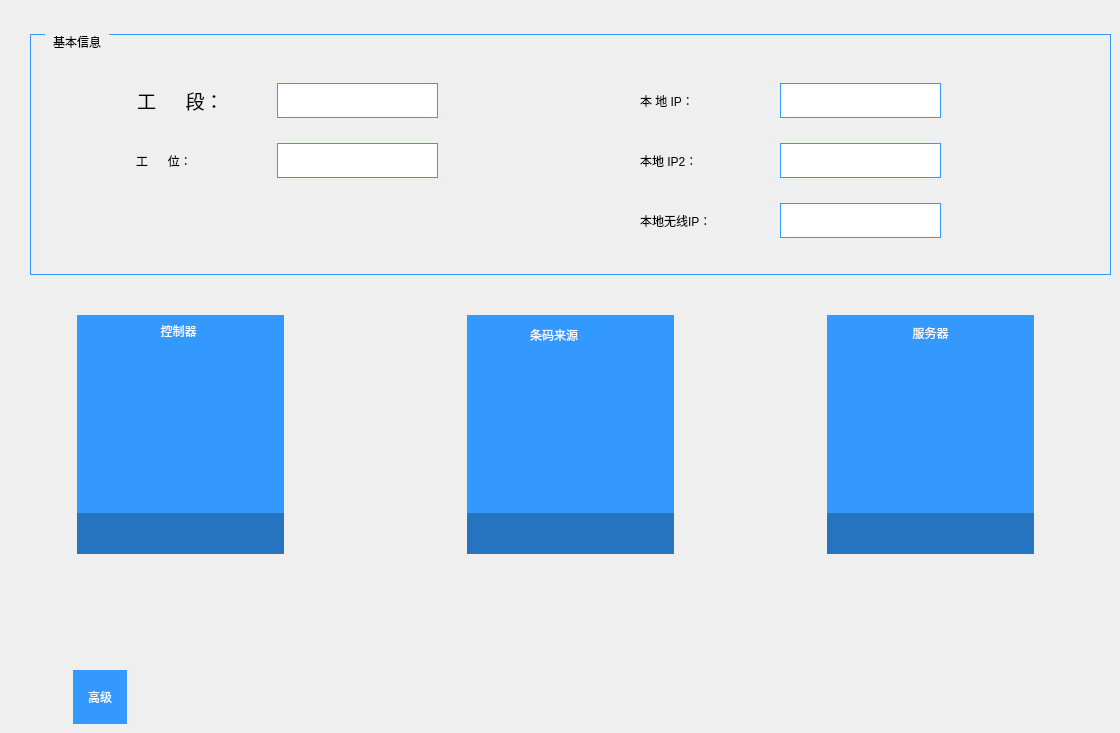
      <widget class="QWidget" name="page_21">
       <widget class="QPushButton" name="pushButton_62">
        <property name="geometry">
         <rect>
          <x>73</x>
          <y>670</y>
          <width>54</width>
          <height>54</height>
         </rect>
        </property>
        <property name="focusPolicy">
         <enum>Qt::NoFocus</enum>
        </property>
        <property name="contextMenuPolicy">
         <enum>Qt::NoContextMenu</enum>
        </property>
        <property name="styleSheet">
         <string notr="true">QPushButton{
   font: 14pt &quot;黑体&quot;;
   color: rgb(248, 248, 255);
   border-style:solid;
   background-color: rgb(51, 153, 255);
}
QPushButton:pressed{
	Qt::ToolButtonTextUnderIcon
}</string>
        </property>
        <property name="text">
         <string>高级</string>
        </property>
        <property name="flat">
         <bool>true</bool>
        </property>
       </widget>
       <widget class="QPushButton" name="pushButton_63">
        <property name="geometry">
         <rect>
          <x>920</x>
          <y>670</y>
          <width>54</width>
          <height>54</height>
         </rect>
        </property>
        <property name="focusPolicy">
         <enum>Qt::NoFocus</enum>
        </property>
        <property name="styleSheet">
         <string notr="true">border-image: url(:/LCD_CS351/LCD_CS351/logo/cancel.bmp);
font: 18pt &quot;黑体&quot;;
color: rgb(248, 248, 255);</string>
        </property>
        <property name="text">
         <string/>
        </property>
        <property name="flat">
         <bool>true</bool>
        </property>
       </widget>
       <widget class="QPushButton" name="pushButton_64">
        <property name="geometry">
         <rect>
          <x>1030</x>
          <y>670</y>
          <width>54</width>
          <height>54</height>
         </rect>
        </property>
        <property name="focusPolicy">
         <enum>Qt::NoFocus</enum>
        </property>
        <property name="styleSheet">
         <string notr="true">border-image: url(:/LCD_CS351/LCD_CS351/logo/saves.bmp);</string>
        </property>
        <property name="text">
         <string/>
        </property>
        <property name="flat">
         <bool>true</bool>
        </property>
       </widget>
       <widget class="QPushButton" name="pushButton_61">
        <property name="geometry">
         <rect>
          <x>827</x>
          <y>315</y>
          <width>207</width>
          <height>198</height>
         </rect>
        </property>
        <property name="focusPolicy">
         <enum>Qt::NoFocus</enum>
        </property>
        <property name="styleSheet">
         <string notr="true">border-style: solid;
background-color: rgb(51,153,255);</string>
        </property>
        <property name="text">
         <string/>
        </property>
        <property name="flat">
         <bool>true</bool>
        </property>
       </widget>
       <widget class="QPushButton" name="pushButton_59">
        <property name="geometry">
         <rect>
          <x>77</x>
          <y>315</y>
          <width>207</width>
          <height>198</height>
         </rect>
        </property>
        <property name="focusPolicy">
         <enum>Qt::NoFocus</enum>
        </property>
        <property name="styleSheet">
         <string notr="true">border-style: solid;
background-color: rgb(51,153,255);</string>
        </property>
        <property name="text">
         <string/>
        </property>
        <property name="flat">
         <bool>true</bool>
        </property>
       </widget>
       <widget class="QLabel" name="label_97">
        <property name="geometry">
         <rect>
          <x>77</x>
          <y>513</y>
          <width>207</width>
          <height>41</height>
         </rect>
        </property>
        <property name="styleSheet">
         <string notr="true">background-color: rgb(38, 115, 191);
color: rgb(248, 248, 255);
font: 14pt &quot;Sans Serif&quot;;</string>
        </property>
        <property name="text">
         <string/>
        </property>
       </widget>
       <widget class="QLabel" name="label_154">
        <property name="geometry">
         <rect>
          <x>827</x>
          <y>513</y>
          <width>207</width>
          <height>41</height>
         </rect>
        </property>
        <property name="styleSheet">
         <string notr="true">background-color: rgb(38, 115, 191);
color: rgb(248, 248, 255);
font: 14pt &quot;Sans Serif&quot;;</string>
        </property>
        <property name="text">
         <string/>
        </property>
       </widget>
       <widget class="QLabel" name="label_144">
        <property name="geometry">
         <rect>
          <x>865</x>
          <y>350</y>
          <width>131</width>
          <height>161</height>
         </rect>
        </property>
        <property name="styleSheet">
         <string notr="true">border-image: url(:/LCD_CS351/LCD_CS351/logo/Server.png);
background:transparent;</string>
        </property>
        <property name="text">
         <string/>
        </property>
       </widget>
       <widget class="QLabel" name="label_167">
        <property name="geometry">
         <rect>
          <x>890</x>
          <y>323</y>
          <width>81</width>
          <height>20</height>
         </rect>
        </property>
        <property name="styleSheet">
         <string notr="true">background:transparent;
color: rgb(248, 248, 255);
font: 14pt &quot;黑体&quot;;</string>
        </property>
        <property name="text">
         <string>服务器</string>
        </property>
        <property name="alignment">
         <set>Qt::AlignCenter</set>
        </property>
       </widget>
       <widget class="QLabel" name="label_171">
        <property name="geometry">
         <rect>
          <x>138</x>
          <y>321</y>
          <width>81</width>
          <height>20</height>
         </rect>
        </property>
        <property name="styleSheet">
         <string notr="true">background:transparent;
color: rgb(248, 248, 255);
font: 14pt &quot;黑体&quot;;</string>
        </property>
        <property name="text">
         <string>控制器</string>
        </property>
        <property name="alignment">
         <set>Qt::AlignCenter</set>
        </property>
       </widget>
       <widget class="QLabel" name="label_172">
        <property name="geometry">
         <rect>
          <x>113</x>
          <y>348</y>
          <width>131</width>
          <height>161</height>
         </rect>
        </property>
        <property name="styleSheet">
         <string notr="true">border-image: url(:/LCD_CS351/LCD_CS351/logo/Controller.png);
background:transparent;</string>
        </property>
        <property name="text">
         <string/>
        </property>
       </widget>
       <widget class="QLabel" name="label_142">
        <property name="geometry">
         <rect>
          <x>494</x>
          <y>369</y>
          <width>151</width>
          <height>121</height>
         </rect>
        </property>
        <property name="styleSheet">
         <string notr="true">border-image: url(:/LCD_CS351/LCD_CS351/logo/Barcode.png);
background:transparent;</string>
        </property>
        <property name="text">
         <string/>
        </property>
       </widget>
       <widget class="QLabel" name="label_143">
        <property name="geometry">
         <rect>
          <x>530</x>
          <y>325</y>
          <width>81</width>
          <height>20</height>
         </rect>
        </property>
        <property name="styleSheet">
         <string notr="true">background:transparent;
color: rgb(248, 248, 255);
font: 14pt &quot;黑体&quot;;</string>
        </property>
        <property name="text">
         <string>条码来源</string>
        </property>
       </widget>
       <widget class="QPushButton" name="pushButton_65">
        <property name="geometry">
         <rect>
          <x>467</x>
          <y>315</y>
          <width>207</width>
          <height>198</height>
         </rect>
        </property>
        <property name="focusPolicy">
         <enum>Qt::NoFocus</enum>
        </property>
        <property name="styleSheet">
         <string notr="true">border-style: solid;
background-color: rgb(51,153,255);</string>
        </property>
        <property name="text">
         <string/>
        </property>
        <property name="flat">
         <bool>true</bool>
        </property>
       </widget>
       <widget class="QLabel" name="label_153">
        <property name="geometry">
         <rect>
          <x>467</x>
          <y>513</y>
          <width>207</width>
          <height>41</height>
         </rect>
        </property>
        <property name="styleSheet">
         <string notr="true">background-color: rgb(38, 115, 191);
color: rgb(248, 248, 255);
font: 14pt &quot;Sans Serif&quot;;</string>
        </property>
        <property name="text">
         <string/>
        </property>
       </widget>
       <widget class="QGroupBox" name="groupBox_8">
        <property name="geometry">
         <rect>
          <x>30</x>
          <y>34</y>
          <width>1081</width>
          <height>241</height>
         </rect>
        </property>
        <property name="styleSheet">
         <string notr="true">QGroupBox {
    font: 14pt &quot;黑体&quot;;
    margin-top: 1ex;
    border-width:0.5px;  
    border-style:solid;
    border-color: rgb(51, 153, 255);  
}

QGroupBox::title {
    subcontrol-origin: margin;
    subcontrol-position: top left;
    left:15px;      
    margin-left: 5px;
    margin-right: 5px;
    padding:1px;
}</string>
        </property>
        <property name="title">
         <string>基本信息</string>
        </property>
        <property name="flat">
         <bool>false</bool>
        </property>
        <widget class="QLineEdit" name="lineEdit_staid">
         <property name="geometry">
          <rect>
           <x>247</x>
           <y>109</y>
           <width>161</width>
           <height>35</height>
          </rect>
         </property>
         <property name="font">
          <font>
           <family>Arial</family>
           <pointsize>14</pointsize>
           <weight>50</weight>
           <italic>false</italic>
           <bold>false</bold>
          </font>
         </property>
         <property name="focusPolicy">
          <enum>Qt::ClickFocus</enum>
         </property>
         <property name="autoFillBackground">
          <bool>false</bool>
         </property>
         <property name="styleSheet">
          <string notr="true">font: 14pt &quot;Arial&quot;;
border-width:1px; 
border-style:solid; 
border-color:rgb(51, 153, 255); 
margin-top: 0ex;</string>
         </property>
        </widget>
        <widget class="QLineEdit" name="lineEdit_localip">
         <property name="geometry">
          <rect>
           <x>750</x>
           <y>49</y>
           <width>161</width>
           <height>35</height>
          </rect>
         </property>
         <property name="font">
          <font>
           <family>Arial</family>
           <pointsize>14</pointsize>
           <weight>50</weight>
           <italic>false</italic>
           <bold>false</bold>
          </font>
         </property>
         <property name="focusPolicy">
          <enum>Qt::ClickFocus</enum>
         </property>
         <property name="autoFillBackground">
          <bool>false</bool>
         </property>
         <property name="styleSheet">
          <string notr="true">font: 14pt &quot;Arial&quot;;
border-width:1px; 
border-style:solid; 
border-color:rgb(51, 153, 255); 
margin-top: 0ex;</string>
         </property>
         <property name="text">
          <string/>
         </property>
        </widget>
        <widget class="QLabel" name="label_44">
         <property name="geometry">
          <rect>
           <x>107</x>
           <y>49</y>
           <width>120</width>
           <height>35</height>
          </rect>
         </property>
         <property name="font">
          <font>
           <family>黑体</family>
           <pointsize>14</pointsize>
           <weight>50</weight>
           <italic>false</italic>
           <bold>false</bold>
          </font>
         </property>
         <property name="styleSheet">
          <string notr="true">font: 14pt &quot;黑体&quot;;</string>
         </property>
         <property name="text">
          <string>工      段：</string>
         </property>
        </widget>
        <widget class="QLineEdit" name="lineEdit_staname">
         <property name="geometry">
          <rect>
           <x>247</x>
           <y>49</y>
           <width>161</width>
           <height>35</height>
          </rect>
         </property>
         <property name="font">
          <font>
           <family>黑体</family>
           <pointsize>14</pointsize>
           <weight>50</weight>
           <italic>false</italic>
           <bold>false</bold>
          </font>
         </property>
         <property name="focusPolicy">
          <enum>Qt::ClickFocus</enum>
         </property>
         <property name="autoFillBackground">
          <bool>false</bool>
         </property>
         <property name="styleSheet">
          <string notr="true">font: 14pt &quot;黑体&quot;;
border-width:1px; 
border-style:solid; 
border-color:rgb(51, 153, 255); 
margin-top: 0ex;</string>
         </property>
        </widget>
        <widget class="QLabel" name="label_46">
         <property name="geometry">
          <rect>
           <x>106</x>
           <y>109</y>
           <width>120</width>
           <height>35</height>
          </rect>
         </property>
         <property name="styleSheet">
          <string notr="true">font: 14pt &quot;黑体&quot;;</string>
         </property>
         <property name="text">
          <string>工      位：</string>
         </property>
        </widget>
        <widget class="QLabel" name="label_47">
         <property name="geometry">
          <rect>
           <x>610</x>
           <y>49</y>
           <width>120</width>
           <height>35</height>
          </rect>
         </property>
         <property name="styleSheet">
          <string notr="true">font: 14pt &quot;黑体&quot;;</string>
         </property>
         <property name="text">
          <string>本 地 IP：</string>
         </property>
        </widget>
        <widget class="QLabel" name="label_170">
         <property name="geometry">
          <rect>
           <x>610</x>
           <y>169</y>
           <width>120</width>
           <height>35</height>
          </rect>
         </property>
         <property name="styleSheet">
          <string notr="true">font: 14pt &quot;黑体&quot;;</string>
         </property>
         <property name="text">
          <string>本地无线IP：</string>
         </property>
        </widget>
        <widget class="QLineEdit" name="lineEdit_wirelessip">
         <property name="geometry">
          <rect>
           <x>750</x>
           <y>169</y>
           <width>161</width>
           <height>35</height>
          </rect>
         </property>
         <property name="font">
          <font>
           <family>Arial</family>
           <pointsize>14</pointsize>
           <weight>50</weight>
           <italic>false</italic>
           <bold>false</bold>
          </font>
         </property>
         <property name="focusPolicy">
          <enum>Qt::ClickFocus</enum>
         </property>
         <property name="autoFillBackground">
          <bool>false</bool>
         </property>
         <property name="styleSheet">
          <string notr="true">font: 14pt &quot;Arial&quot;;
border-width:1px; 
border-style:solid; 
border-color:rgb(51, 153, 255); 
margin-top: 0ex;</string>
         </property>
        </widget>
        <widget class="QLineEdit" name="lineEdit_localip2">
         <property name="geometry">
          <rect>
           <x>750</x>
           <y>109</y>
           <width>161</width>
           <height>35</height>
          </rect>
         </property>
         <property name="font">
          <font>
           <family>Arial</family>
           <pointsize>14</pointsize>
           <weight>50</weight>
           <italic>false</italic>
           <bold>false</bold>
          </font>
         </property>
         <property name="focusPolicy">
          <enum>Qt::ClickFocus</enum>
         </property>
         <property name="autoFillBackground">
          <bool>false</bool>
         </property>
         <property name="styleSheet">
          <string notr="true">font: 14pt &quot;Arial&quot;;
border-width:1px; 
border-style:solid; 
border-color:rgb(51, 153, 255); 
margin-top: 0ex;</string>
         </property>
        </widget>
        <widget class="QLabel" name="label_localip2">
         <property name="geometry">
          <rect>
           <x>610</x>
           <y>109</y>
           <width>120</width>
           <height>35</height>
          </rect>
         </property>
         <property name="styleSheet">
          <string notr="true">font: 14pt &quot;黑体&quot;;</string>
         </property>
         <property name="text">
          <string>本地 IP2：</string>
         </property>
        </widget>
       </widget>
       <zorder>pushButton_62</zorder>
       <zorder>pushButton_63</zorder>
       <zorder>pushButton_64</zorder>
       <zorder>pushButton_61</zorder>
       <zorder>pushButton_59</zorder>
       <zorder>label_97</zorder>
       <zorder>label_154</zorder>
       <zorder>label_144</zorder>
       <zorder>label_167</zorder>
       <zorder>label_171</zorder>
       <zorder>label_172</zorder>
       <zorder>pushButton_65</zorder>
       <zorder>label_142</zorder>
       <zorder>label_143</zorder>
       <zorder>label_153</zorder>
       <zorder>groupBox_8</zorder>
      </widget>
